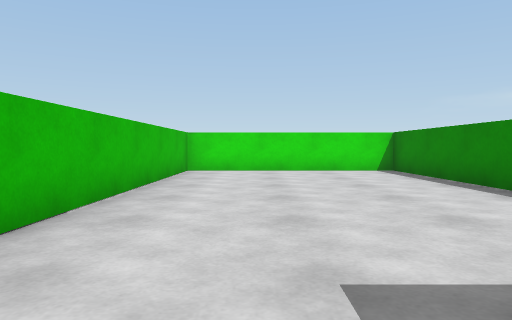
View 1 (above)

14 first-person views from a walk through a scene from a Unity 3-D project. The camera is 0.62 m above the floor, tilts 2° down and sees 70° across. The floor is counted in squares, 1 m on a side. Each view is taken from the middle of a square. On the plan, view 1 faces up. The plan holds only what a view shows up to about 10 squares ahead; the rest is blank. The place goes on beyond the plan.

View 2
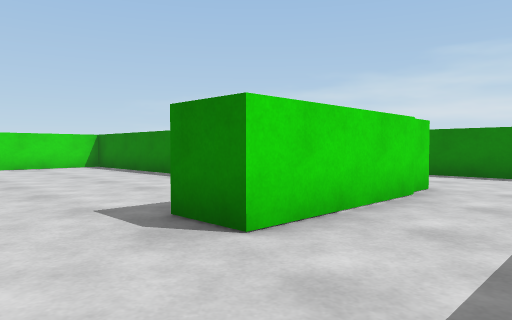

View 3
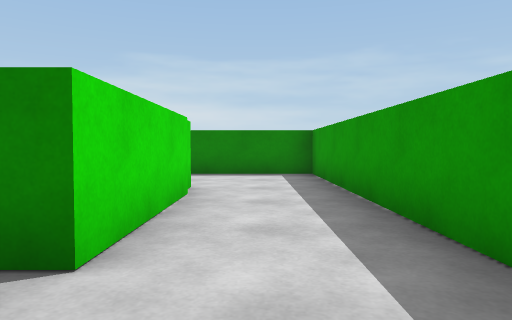

View 4
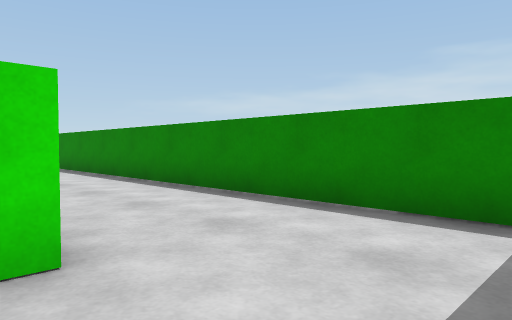

View 5
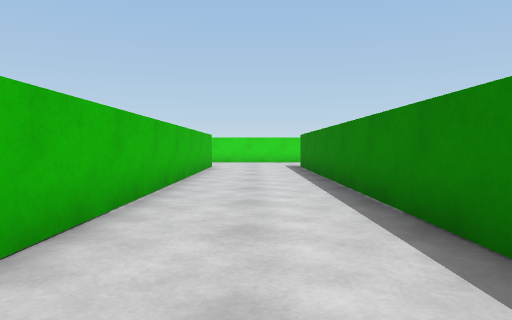

View 6
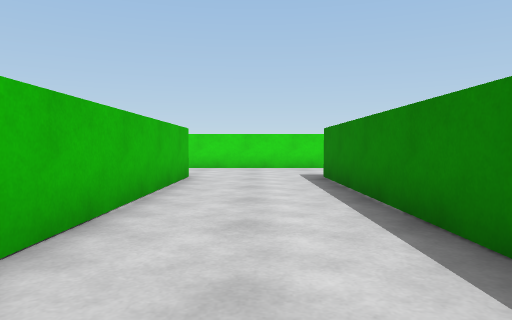

View 7
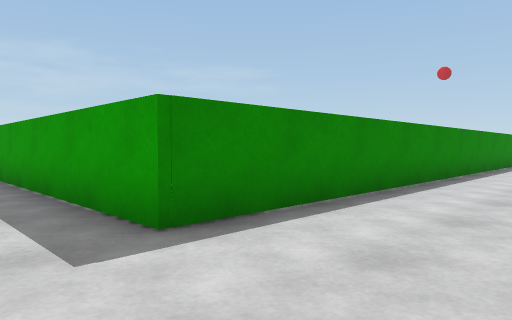

View 8
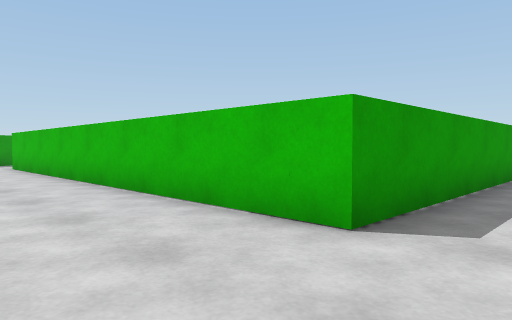

View 9
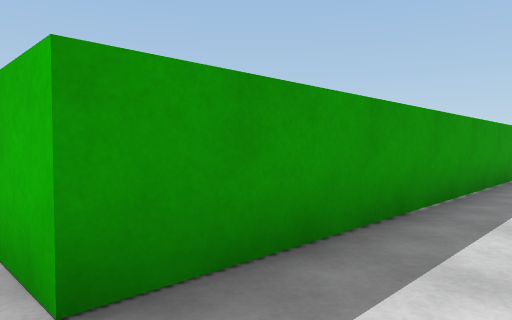

View 10
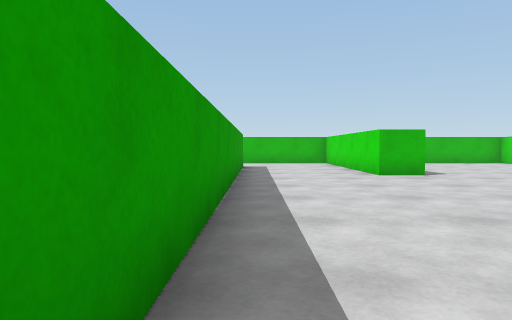

View 11
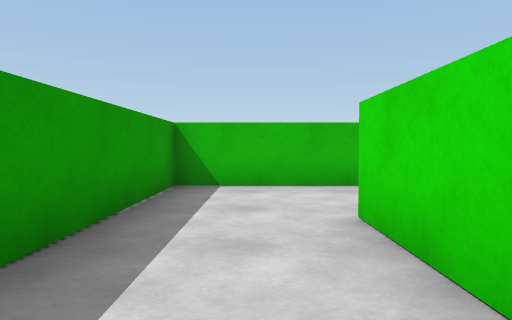

View 12
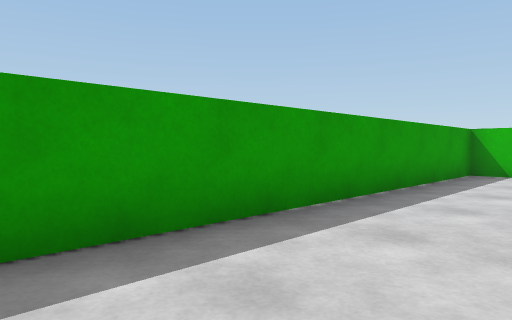

View 13
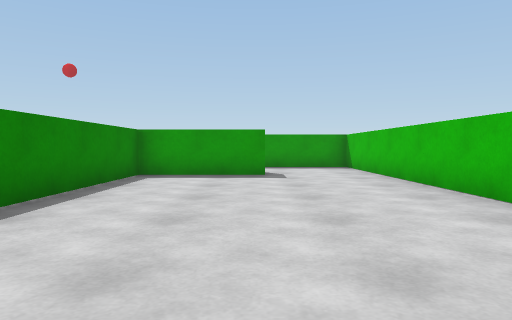

View 14
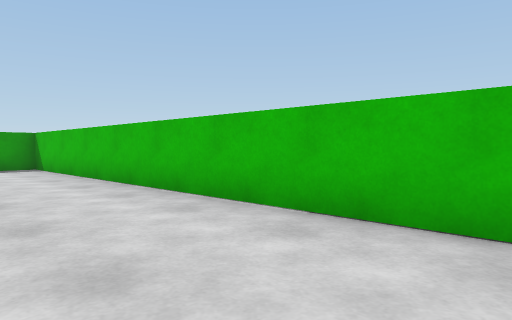

### Floor plan
Points are (right, up) in squares from view 1. A wall is a line through its corners. A room is listed if a view was taken in it or the views show most of it. See-through windows are left out.
Room 1 (views 1, 2, 3, 4, 5, 6, 7, 8, 9, 10, 11, 12)
walls: (4.6, -0.1) (0.8, -0.1) (0.8, 0.9); (-1.8, 1.4) (-1.8, -2.3) (7.4, -2.3) (7.4, 10.6) (12.5, 10.6); (-8, 10.6) (4.6, 10.6) (4.6, 0.2)
ways out: opening at (-0.5, 0.5) to room 2
Room 2 (views 13, 14)
walls: (0.8, 0.9) (3.6, 0.9) (3.6, 9.6) (-1.8, 9.6) (-1.8, 1.4)
ways out: opening at (-0.5, 0.5) to room 1

Where each view was taken, in squares from view 1:
view 1: 0 up, 0 right, facing up
view 2: 2 down, 1 left, facing up-right
view 3: 1 down, 1 left, facing right
view 4: 2 down, 4 right, facing up-right
view 5: 1 down, 6 right, facing up
view 6: 3 up, 6 right, facing up
view 7: 12 up, 5 right, facing down-right
view 8: 12 up, 7 right, facing down-left
view 9: 12 up, 5 right, facing down-left
view 10: 11 up, 2 right, facing left
view 11: 1 down, 4 right, facing left
view 12: 0 up, 7 right, facing down-left
view 13: 9 up, 1 right, facing down
view 14: 9 up, 1 right, facing down-left
